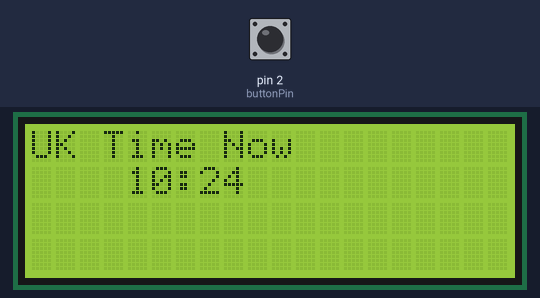
A sketch run on a simulated Arduino Nano, built with avr-gcc and run on an emulated ATmega328P. Parts: 20×4 character LCD. The test bench sets the inputs (shaded band); at power-on: pin 2 (buttonPin) HIGH. The local clock reads 2024-03-15 10:24:30 at power-on unless the sketch sets it.

Above: at 8.2 s.
8.3 s: pin 2 (buttonPin) pulled LOW for 0.65 s
At 9.6 s:
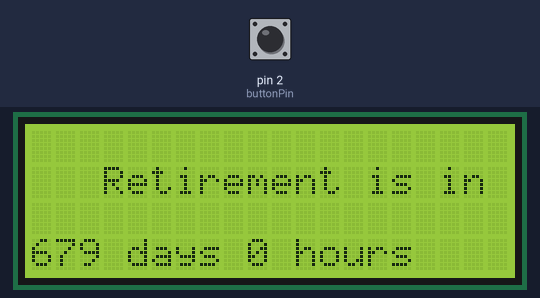
10.4 s: pin 2 (buttonPin) pulled LOW for 1 s
At 11.1 s:
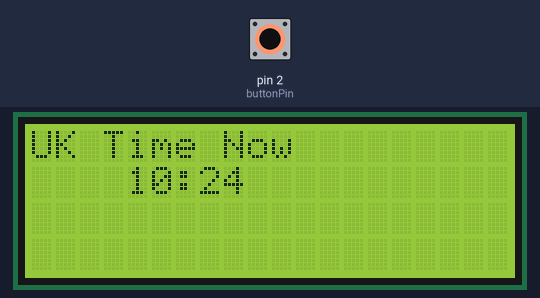
12.9 s: pin 2 (buttonPin) pulled LOW for 3.2 s
At 14.7 s:
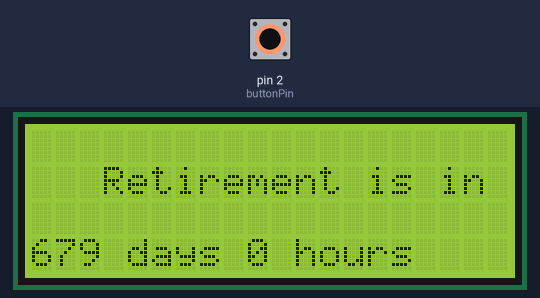
17.6 s: pin 2 (buttonPin) driven LOW
At 31.1 s:
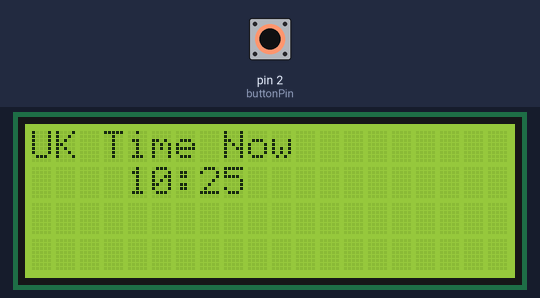
Timing chart, 0 to 31.6 s (numbered marks = the images above; inputs shaded):
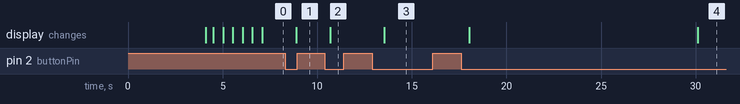

Measured:
- after the input at 8.3 s, the display: changes after 0.59 s (image 1)
- after the input at 10.4 s, the display: changes after 0.29 s (image 2)
- after the input at 12.9 s, the display: changes after 0.63 s (image 3)
- after the input at 17.6 s, the display: first changes after 0.44 s (image 4 shows a later state)

The sketch:

RetireIn-Main-v3.5_BigLCD.ino
```cpp
#include <LiquidCrystal_I2C.h>
#include <Wire.h>
#include <RTClib.h>

// >>>>>>>>>>> HardWare: Nano-mega328p-_#_-LCD-I2C-20x4-_#_-RTC-DS3231-_#_-2-pin-Button <<<<<<<<<<<<<<<<<
//             Copyright (C) 2025. Simon Clarke & SRC Repairs ltd. All Rights Reserved

 // This program is free and Open-Source software: you can redistribute it and/or modify it under the terms of the GNU General Public License
 // as published by the Free Software Foundation, either version 3 of the License, or any later version.
 // This program is distributed in the hope that it will be useful, but WITHOUT ANY WARRANTY; without even the
 // implied warranty of MERCHANTABILITY or FITNESS FOR A PARTICULAR PURPOSE. See the GNU General Public License for more details.
 // You should have received a copy of the GNU General Public License along with this program.
 // If not, see <http://www.gnu.org/licenses/>.

RTC_DS3231 rtc;
LiquidCrystal_I2C lcd(0x27, 20, 4);

// Button setup
const int buttonPin = 2; // Connect button to pin 2 and GND
int buttonState = 0;
int lastButtonState = 0;
bool showRemaining = false; // Toggles between time views

// Set the retirement date
const int retirement_year = 2026;
const int retirement_month = 1;
const int retirement_day = 23;
const int retirement_hour = 11;

void setup() {

    Serial.begin(9600);
   lcd.init();
   lcd.backlight();

    if (!rtc.begin()) {
        lcd.print("RTC NOT FOUND");
        while (1);
    }

    if (rtc.lostPower()) {
        lcd.clear();
        lcd.print("Set RTC time!");
     // rtc.adjust(DateTime(F(__DATE__), F(__TIME__))); //----------- Un-Comment this line to set RTC Time to Compile Time

    }
    pinMode(buttonPin, INPUT_PULLUP);

    lcd.clear();
    lcd.setCursor(0, 1);
    lcd.print("RetireIn V3");
    lcd.setCursor(0, 3);
    lcd.print("  Version 3.5");
    delay(4000);
    lcd.clear();
    lcd.setCursor(0, 1);
    lcd.print(" LOADING.");
    delay(400);
    lcd.clear();
    lcd.print(" LOADING..");
    delay(500);
    lcd.clear();
    lcd.print(" LOADING...");
    delay(500);
    lcd.clear();
    lcd.print(" LOADING....");
    delay(500);
    lcd.clear();
    lcd.print(" LOADING......");
    delay(500);
    lcd.clear();
    lcd.print(" LOADING........");
    delay(500);
}

void loop() {
    buttonState = digitalRead(buttonPin);

    if (buttonState == LOW && lastButtonState == HIGH) {
        showRemaining = !showRemaining;
        delay(200); // Debouncing delay
    }
    lastButtonState = buttonState;

    DateTime now = rtc.now();

    if (showRemaining) {

        DateTime retirementDate(retirement_year, retirement_month, retirement_day, retirement_hour, 0, 0);
        TimeSpan remaining = retirementDate - now;

        if (remaining.totalseconds() <=0) {
            lcd.clear();
            lcd.setCursor(0, 0);
            lcd.print("YOU'RE Retired!");
            lcd.setCursor(0, 1);
            lcd.print("--YOU'RE Retired!");
            lcd.setCursor(0, 2);
            lcd.print("---YOU'RE Retired!");
            lcd.setCursor(0, 3);
            lcd.print("-----YOU'RE Retired!");
        } else {
            lcd.clear();
            lcd.setCursor(0, 1);
            lcd.print("   Retirement is in");
            lcd.setCursor(0, 3);
            lcd.print(remaining.days());
            lcd.print(" days ");
            lcd.print(remaining.hours());
            lcd.print(" hours");
            //delay(1200000); // --------Un-Comment to Stop Flickering when displaying mode: Remaining Time
        }
    } else {

        lcd.clear();
        lcd.setCursor(0, 0);
        lcd.print("UK Time Now");
        lcd.setCursor(0, 1);
        lcd.print("    ");
        lcd.print(now.hour() < 10 ? "0" : "");
        lcd.print(now.hour());
        lcd.print(":");
        lcd.print(now.minute() < 10 ? "0" : "");
        lcd.print(now.minute());

    }

    delay(500); // Adjust accordingly to prevent flickering
}
```
